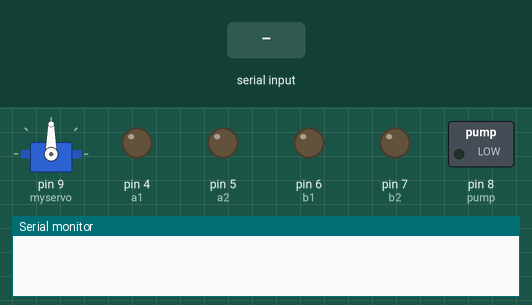
Simulated run of this sketch. Board: Arduino Uno, built with avr-gcc and run on an emulated ATmega328P. Parts: servo, switched loads named in the sketch (green lamp = pin HIGH), output pins drawn as LEDs (lit = HIGH), the last lines printed to the serial monitor. The test bench sets the inputs (shaded band).

Above: at 1.2 s.
1.3 s: "1" received over the second serial link
At 1.9 s:
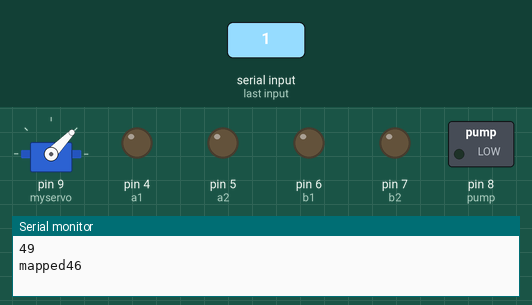
2.8 s: "0" received over the second serial link
At 3.1 s:
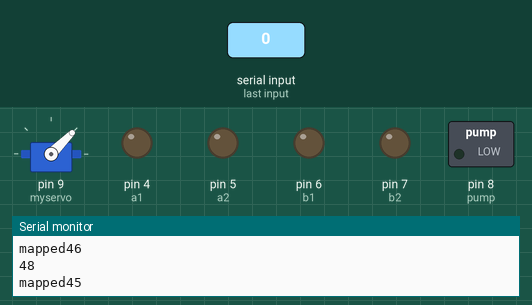
Timing chart, 0 to 5.8 s (numbered marks = the images above; inputs shaded):
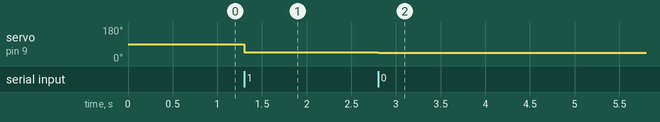

Measured:
- after the input at 1.3 s, servo on pin 9 (myservo): 90° → 46° at once
- after the input at 2.8 s, servo on pin 9 (myservo): 46° → 45° at once

The sketch:

Fire-fighting_bot.ino
```cpp
// Use the Fire fighting app to control
// Created by Sanjay Chakrapani (EEK)

#include <SoftwareSerial.h>

#include <Servo.h>

Servo myservo;  // create servo object to control a servo

SoftwareSerial BT(2, 3); //TX, RX respetively of BT module
int read_val;
int S_val;

int a1 = 4; //right motor
int a2 = 5;
int b1 = 6; //left motor
int b2 = 7;

int pump = 8; // connect relay to drive pump motor

void setup() {
 BT.begin(9600);
 Serial.begin(9600);
 myservo.attach(9); //connect servo to pin 9
 myservo.write(90);
  pinMode(a1, OUTPUT);
  pinMode(a2, OUTPUT);
  pinMode(b1, OUTPUT);
  pinMode(b2, OUTPUT);
  pinMode(pump, OUTPUT);

  digitalWrite(pump, 0);
  digitalWrite(a1, 0);
  digitalWrite(a2, 0);
  digitalWrite(b1, 0);
  digitalWrite(b2, 0);
}

void loop() {

 if (BT.available() > 0) {
  read_val = BT.read(); //Conduct a serial read
  Serial.println(read_val);

  if(read_val == 2){
   digitalWrite(pump, 1);
  }

  else if(read_val == 1){
   digitalWrite(pump, 0);
  }

  else if(read_val == 3){
   digitalWrite(a1, 1);
   digitalWrite(a2, 0);
   digitalWrite(b1, 1);
   digitalWrite(b2, 0);
  }
  else if(read_val == 04){
   digitalWrite(a1, 0);
   digitalWrite(a2, 1);
   digitalWrite(b1, 0);
   digitalWrite(b2, 1);
  }
  else if(read_val == 6){
   digitalWrite(a1, 1);
   digitalWrite(a2, 0);
   digitalWrite(b1, 0);
   digitalWrite(b2, 1);
  }
  else if(read_val == 5){
   digitalWrite(a1, 0);
   digitalWrite(a2, 1);
   digitalWrite(b1, 1);
   digitalWrite(b2, 0);
  }
  else if(read_val == 7){
   digitalWrite(a1, 0);
   digitalWrite(a2, 0);
   digitalWrite(b1, 0);
   digitalWrite(b2, 0);
  }

  else if(read_val > 7){ // slider value starts from 8 to 180
   S_val = read_val;
   S_val = map(S_val, 8, 180, 5, 180); //mapped to rotate 0 to 180
   myservo.write(S_val);
   Serial.print("mapped");
   Serial.println(S_val);
   delay(15);
  }

  }
 }
```
